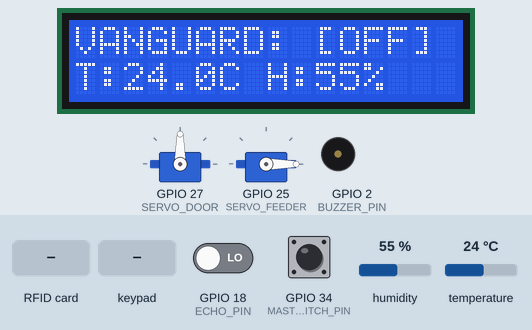
Simulated run of this sketch. Board: ESP32. Parts: 16×2 character LCD, 2 × servo, buzzer (waves = sounding, pin HIGH). Inputs (shaded band) come from the test bench; at power-on: GPIO 34 (MASTER_SWITCH_PIN) HIGH, GPIO 18 (ECHO_PIN) LOW, humidity 55 %, temperature 24 °C. WiFi joins after 1.5 s; servers stay silent unless stated; no MQTT or app messages arrive unless stated; what the sketch prints to the serial monitor is not drawn.

Above: at 6.6 s.
6.7 s: RFID card 5E 7A 19 C4 held to the reader
At 8.9 s:
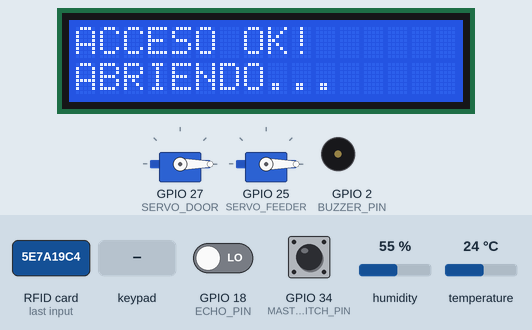
12.3 s: keypad keys 3 2 3 3 2 5 2 6 # pressed 0.4 s apart
At 17.2 s:
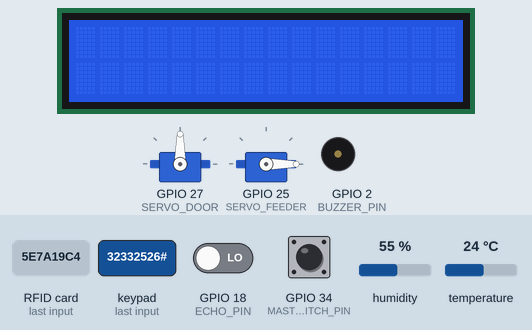
17.4 s: GPIO 34 (MASTER_SWITCH_PIN) pulled LOW for 1 s
At 18.5 s:
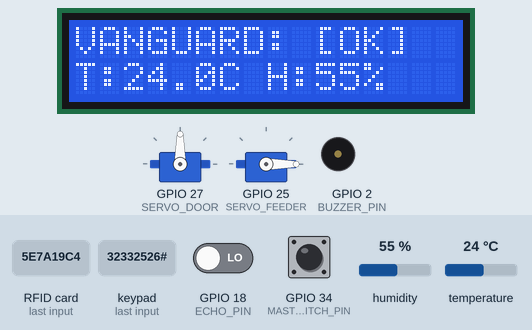
24.1 s: key 'A' pressed
At 24.9 s:
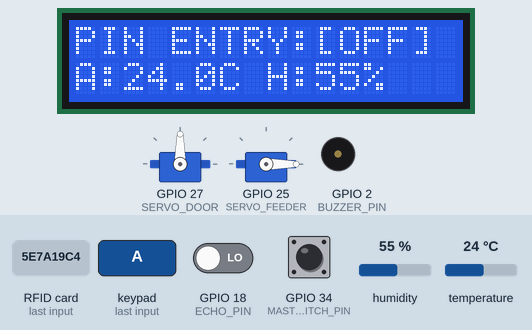
25.6 s: keypad keys 3 2 3 3 2 5 2 6 A pressed 0.4 s apart
At 29.9 s:
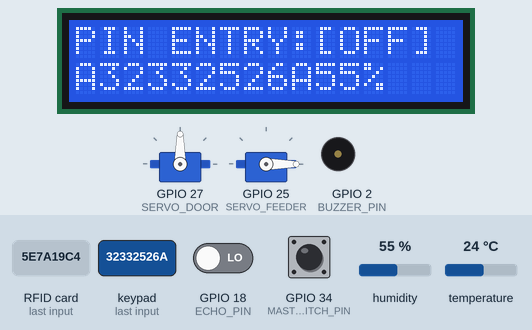
30.7 s: key 'B' pressed
At 32.1 s:
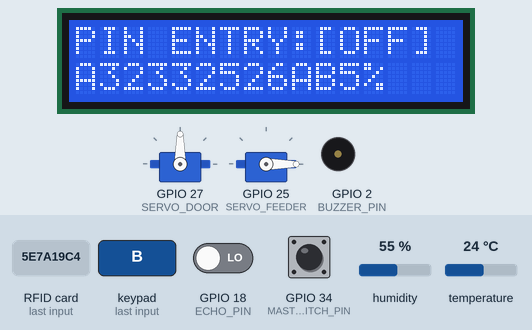
Timing chart, 0 to 33.2 s (numbered marks = the images above; inputs shaded):
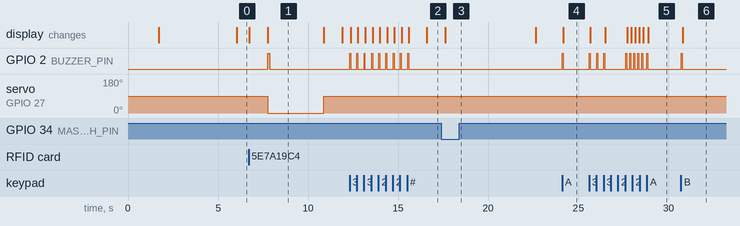

The sketch:

ESP32_Maqueta_Local.ino
```cpp
#include <WiFi.h>
#include <WiFiClientSecure.h>
#include <PubSubClient.h>
#include <DHT.h>
#include <ESP32Servo.h>
#include <LiquidCrystal_I2C.h>
#include <MFRC522.h>
#include <Keypad.h>
#include <SPI.h>

// --- AWS IOT SECRETS (PLACEHOLDERS) ---
const char* WIFI_SSID = "TU_WIFI";
const char* WIFI_PASS = "TU_PASSWORD";
const char* AWS_IOT_ENDPOINT = "tu-endpoint.iot.us-east-1.amazonaws.com";

// Certificados X.509
const char* AWS_CERT_CA = "-----BEGIN CERTIFICATE-----\n...\n-----END CERTIFICATE-----";
const char* AWS_CERT_CRT = "-----BEGIN CERTIFICATE-----\n...\n-----END CERTIFICATE-----";
const char* AWS_CERT_PRIVATE = "-----BEGIN RSA PRIVATE KEY-----\n...\n-----END RSA PRIVATE KEY-----";

// --- PINS CONFIG ---
#define DHTPIN 4
#define PIR_PIN 13
#define TRIG_PIN 5
#define ECHO_PIN 18
#define SERVO_DOOR 27
#define SERVO_FEEDER 25
#define BUZZER_PIN 2
#define MASTER_SWITCH_PIN 34 // Pin para switch ON/OFF

// RFID PINS (SPI)
#define SS_PIN 21
#define RST_PIN 22

// --- KEYPAD 4x4 ---
const byte ROWS = 4;
const byte COLS = 4;
char keys[ROWS][COLS] = {
  {'1','2','3','A'},
  {'4','5','6','B'},
  {'7','8','9','C'},
  {'*','0','#','D'}
};
byte rowPins[ROWS] = {32, 33, 25, 26};
byte colPins[COLS] = {14, 12, 16, 17};

// --- OBJECTS ---
DHT dht(DHTPIN, DHT22);
Servo doorServo;
Servo feederServo;
LiquidCrystal_I2C lcd(0x27, 16, 2);
MFRC522 mfrc522(SS_PIN, RST_PIN);
Keypad keypad = Keypad(makeKeymap(keys), rowPins, colPins, ROWS, COLS);

// --- AWS OBJECTS ---
WiFiClientSecure net = WiFiClientSecure();
PubSubClient client(net);

// --- LOCAL STATE ---
String currentPin = "";
String correctPin = "1234";
unsigned long lastSensorRead = 0;

void connectAWS() {
  WiFi.mode(WIFI_STA);
  WiFi.begin(WIFI_SSID, WIFI_PASS);

  Serial.println("Conectando a Wi-Fi...");
  while (WiFi.status() != WL_CONNECTED) {
    delay(500);
    Serial.print(".");
  }

  net.setCACert(AWS_CERT_CA);
  net.setCertificate(AWS_CERT_CRT);
  net.setPrivateKey(AWS_CERT_PRIVATE);

  client.setServer(AWS_IOT_ENDPOINT, 8883);

  Serial.println("Conectando a AWS IoT Core...");
  while (!client.connect("ESP32_Vanguard_Maqueta")) {
    delay(500);
    Serial.print(".");
  }

  if (client.connected()) {
    Serial.println("--- VANGUARD CLOUD SYNC: ACTIVE ---");
  }
}

void setup() {
  Serial.begin(115200);
  SPI.begin();
  mfrc522.PCD_Init();
  dht.begin();
  lcd.init();
  lcd.backlight();

  pinMode(BUZZER_PIN, OUTPUT);
  pinMode(MASTER_SWITCH_PIN, INPUT_PULLUP); // Switch Maestro
  doorServo.attach(SERVO_DOOR);
  feederServo.attach(SERVO_FEEDER);

  doorServo.write(90); // Start Locked
  feederServo.write(0); // Start Closed

  lcd.setCursor(0, 0);
  lcd.print("REDONDOS VANGUARD");
  lcd.setCursor(0, 1);
  lcd.print("Buscando Cloud...");

  connectAWS();

  lcd.clear();
}

long readDistance() {
  digitalWrite(TRIG_PIN, LOW);
  delayMicroseconds(2);
  digitalWrite(TRIG_PIN, HIGH);
  delayMicroseconds(10);
  digitalWrite(TRIG_PIN, LOW);
  long duration = pulseIn(ECHO_PIN, HIGH);
  return duration * 0.034 / 2;
}

void unlockDoor() {
  lcd.clear();
  lcd.print("ACCESO OK!");
  lcd.setCursor(0, 1);
  lcd.print("ABRIENDO...");
  doorServo.write(0);
  digitalWrite(BUZZER_PIN, HIGH); delay(100); digitalWrite(BUZZER_PIN, LOW);
  delay(3000);
  doorServo.write(90);
  lcd.clear();
}

void loop() {
  // 1. RFID CHECK
  if (mfrc522.PICC_IsNewCardPresent() && mfrc522.PICC_ReadCardSerial()) {
    String cardID = "";
    for (byte i = 0; i < mfrc522.uid.size; i++) {
        cardID += String(mfrc522.uid.uidByte[i] < 0x10 ? "0" : "");
        cardID += String(mfrc522.uid.uidByte[i], HEX);
    }
    cardID.toUpperCase();
    Serial.println("RFID LECTURA: " + cardID);
    lcd.clear();
    lcd.print("TARJETA ID:");
    lcd.setCursor(0, 1);
    lcd.print(cardID);
    delay(1000);
    unlockDoor();
  }

  // 2. KEYPAD CHECK
  char key = keypad.getKey();
  if (key) {
    digitalWrite(BUZZER_PIN, HIGH); delay(50); digitalWrite(BUZZER_PIN, LOW);
    if (key == '#') {
      if (currentPin == correctPin) unlockDoor();
      else {
        lcd.clear(); lcd.print("PIN INVALIDO"); delay(1000);
      }
      currentPin = "";
      lcd.clear();
    } else if (key == '*') {
      currentPin = "";
      lcd.clear();
    } else {
      currentPin += key;
      lcd.setCursor(0, 0);
      lcd.print("PIN ENTRY:");
      lcd.setCursor(0, 1);
      lcd.print(currentPin);
    }
  }

  // 3. SENSOR MONITORING (Show on LCD every 5s)
  if (millis() - lastSensorRead > 5000) {
    lastSensorRead = millis();
    float t = dht.readTemperature();
    float h = dht.readHumidity();
    long dist = readDistance();
    bool systemOn = digitalRead(MASTER_SWITCH_PIN) == LOW; // LOW means switch is ON (Pull-up)

    Serial.print("T:"); Serial.print(t);
    Serial.print(" H:"); Serial.print(h);
    Serial.print(" D:"); Serial.print(dist);
    Serial.print(" SYS:"); Serial.println(systemOn ? "ON" : "OFF");

    if (currentPin == "") {
      lcd.setCursor(0, 0);
      lcd.print(systemOn ? "VANGUARD: [OK]  " : "VANGUARD: [OFF]");
      lcd.setCursor(0, 1);
      lcd.print("T:"); lcd.print(t, 1); lcd.print("C H:"); lcd.print(h,0); lcd.print("%");
    }

    // PUBLICAR A AWS
    if (client.connected()) {
      String payload = "{\"temp\":" + String(t) + ",\"hum\":" + String(h) + ",\"sys\":" + (systemOn ? "1" : "0") + "}";
      client.publish("redondos/telemetry/barn1/status", payload.c_str());
    }
  }
  client.loop();
}
```

Measured:
- after the input at 6.7 s, GPIO 2 (BUZZER_PIN): LOW → HIGH after 1.1 s, → LOW 0.10 s later; servo on GPIO 27 (SERVO_DOOR): 90° → 0° after 1.1 s, → 90° 3.1 s later; the display: first changes at once (image 1 shows a later state)
- after the input at 12.3 s, GPIO 2 (BUZZER_PIN): alternates HIGH for 0.05 s and LOW for 0.35 s, 18 changes in all, then stays LOW, starting at once; the display: first changes after 0.07 s (image 2 shows a later state)
- after the input at 17.4 s, the display: changes after 0.22 s (image 3)
- after the input at 24.1 s, GPIO 2 (BUZZER_PIN): LOW → HIGH at once, → LOW 0.05 s later; the display: changes after 0.06 s (image 4)
- after the input at 25.6 s, the display: first changes after 0.06 s (image 5 shows a later state)
- after the input at 30.7 s, GPIO 2 (BUZZER_PIN): LOW → HIGH at once, → LOW 0.05 s later; the display: changes after 0.09 s (image 6)
- what the display in image 1 shows lasts 3.1 s, from 7.8 s to 10.9 s
